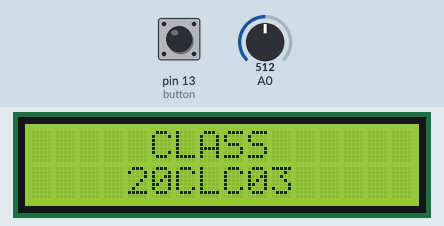
Simulated run of this sketch. Board: Arduino Uno, built with avr-gcc and run on an emulated ATmega328P. Parts: 16×2 character LCD. The test bench sets the inputs (shaded band); at power-on: pin 13 (button) LOW, A0 = 512.

Above: at 1.2 s.
1.3 s: pin 13 (button) pulled HIGH for 1 s
At 2.8 s:
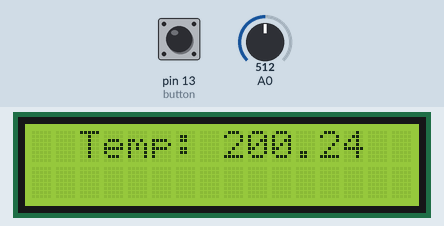
3.8 s: pin 13 (button) pulled HIGH for 0.15 s
At 4.2 s:
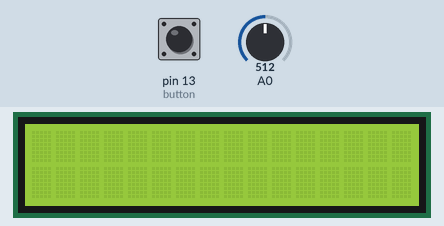
5.8 s: pin 13 (button) pulled HIGH for 3.2 s
At 10.6 s:
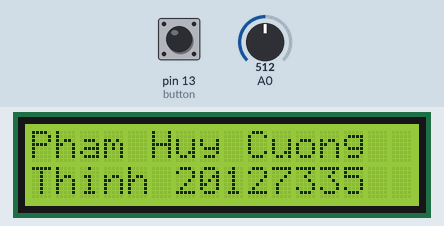
Timing chart, 0 to 12.1 s (numbered marks = the images above; inputs shaded):
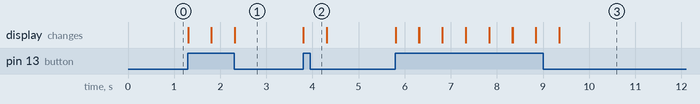

The sketch:

lab03.ino
```cpp
// C++ code
//

#include <LiquidCrystal.h>
LiquidCrystal lcd(12, 11, 5, 4, 3, 2);

int button = 13;
int ScreenDisplayState = 1;

void setup()
{
  pinMode(A0, INPUT);
  lcd.begin(16, 2);
  Screen1();
  Serial.begin(9600);
}

float calculateTempurature(float value) {
  float celsius = (value * 5 / 1023) / 0.01 - 50;
  return celsius;
}

void Screen1() {
  lcd.setCursor(5, 0); // (column, line)
  lcd.print("CLASS");
  lcd.setCursor(4, 1);
  lcd.print("20CLC03");
}

void Screen2() {
  lcd.setCursor(0, 0);
  lcd.print("Pham Huy Cuong");
  //lcd.display();
  //lcd.clear();
  //lcd.noDisplay();


  lcd.setCursor(0, 1);
  lcd.print("Thinh");
  //lcd.display();
  //lcd.clear();
  //lcd.noDisplay();

  lcd.setCursor(6, 1);
  lcd.print("20127335");
  //lcd.display();
  //lcd.clear();
  //lcd.noDisplay();

}

void Screen3() {
  float temp = analogRead(A0);
  float result = calculateTempurature(temp);
  lcd.setCursor(2, 0);
  lcd.print("Temp: ");
  lcd.print(result);
}

void loop()
{
  int buttonState = digitalRead(button);
  if(digitalRead(button) == HIGH) {
    lcd.clear();
	delay(500);
    ScreenDisplayState+=1;

    if(ScreenDisplayState > 3) {
      ScreenDisplayState = 1;
    }

    switch(ScreenDisplayState) {
      case 1:
        lcd.clear();
        Screen1();
      	break;
      case 2: {
        lcd.clear();
        Screen2();
        break;
      }
      case 3: {
        lcd.clear();
      	Screen3();
        break;
      }
    }
  }
}
```

Measured:
- after the input at 1.3 s, the display: first changes at once (image 1 shows a later state)
- after the input at 3.8 s, the display: changes at once (image 2)
- after the input at 5.8 s, the display: first changes at once (image 3 shows a later state)
